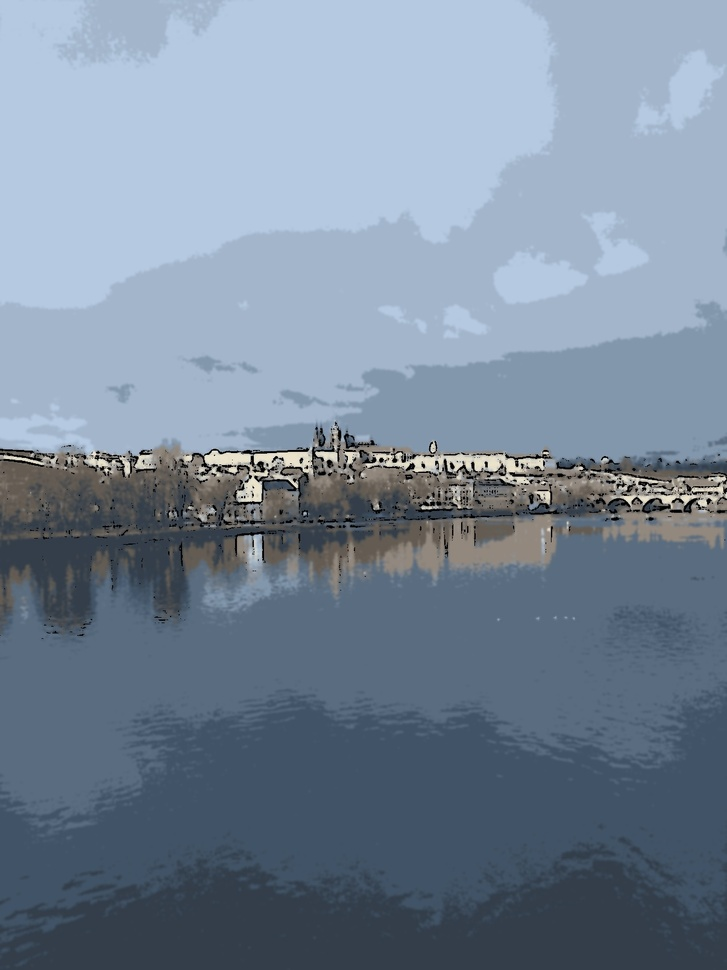
#> input picture examples/prague-cartoon.jpg, 727 x 970 px, shrunk from 1206 x 1608 before the run
$ python -i lib.py   (imports and definitions only)
#> lines starting #> are read from the running program, lines starting #| are printed output that depends on the picture; after the words box and inside, x2 and y2 are one past the last pixel; in counts of white or black regions, pixels touching at a corner belong together
#> further down, picture is the input picture: shape (970, 727, 3); mean B, G, R 153.2, 135.3, 119.7
import cv2
import numpy as np

LINE_SIZE = 7
BLUR_VALUE = 7
COLORS = 9
FILTER_DIAMETER = 7
SIGMA_COLOR = 200
SIGMA_SPACE = 200


def edge_mask(img: np.ndarray, line_size: int, blur_value: int) -> np.ndarray:
#> called with line_size = 7, blur_value = 7
    gray = cv2.cvtColor(img, cv2.COLOR_BGR2GRAY)
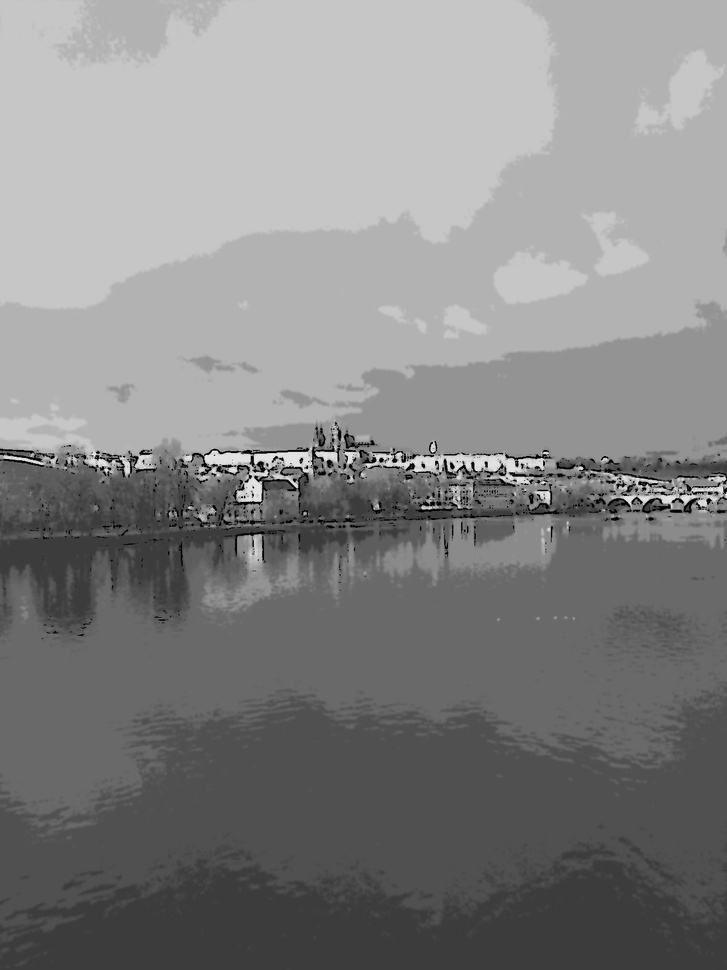
#> gray: shape (970, 727); min 0, max 248, mean 132.7
    gray_blur = cv2.medianBlur(gray, blur_value)
    return cv2.adaptiveThreshold(
        gray_blur,
        255,
        cv2.ADAPTIVE_THRESH_MEAN_C,
        cv2.THRESH_BINARY,
        line_size,
        blur_value,
    )
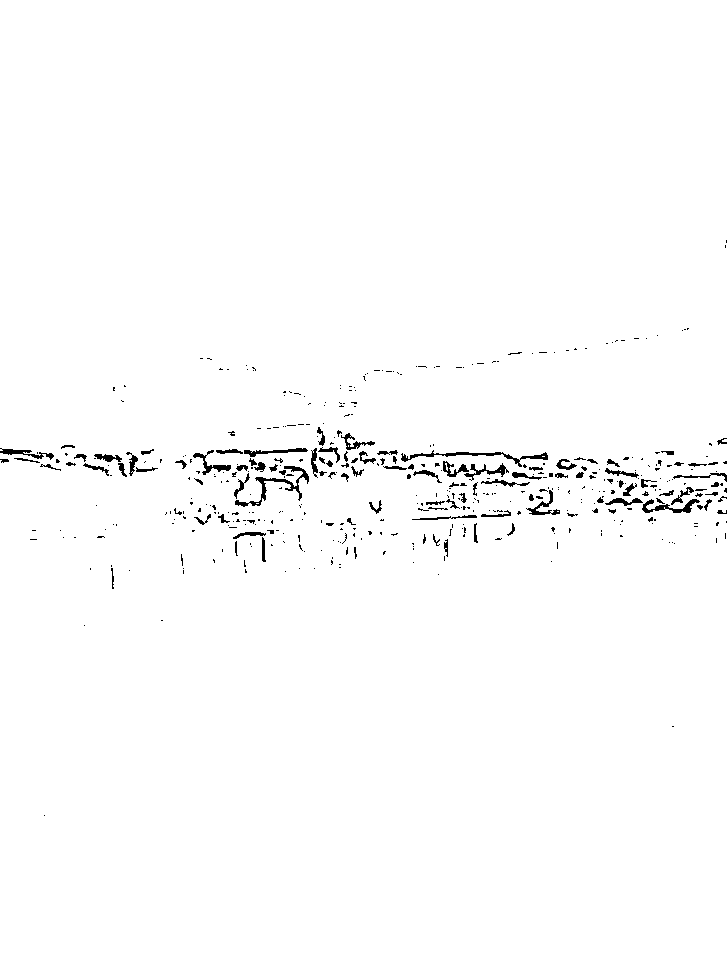
#> returned value: shape (970, 727); 98.7% white; black in thin lines or dots, all inside (x1, y1, x2, y2) = (0, 240, 727, 816)


def color_quantization(img: np.ndarray, colors: int) -> np.ndarray:
    # Transform the image
#> called with colors = 9
    data = np.float32(img).reshape((-1, 3))

    # Determine criteria
    criteria = (cv2.TERM_CRITERIA_EPS + cv2.TERM_CRITERIA_MAX_ITER, 20, 0.001)

    # Implementing K-Means
    ret, label, center = cv2.kmeans(
        data, colors, None, criteria, 10, cv2.KMEANS_RANDOM_CENTERS
    )
#> ret = 51915835.9; center = [[102.4, 83.21, 65.72], [126.6, 131.9, 136.6], [14.18, 13.84, 14.14], [87.61, 92.11, 96], [203.1, 180.8, 163.6], [74.74, 63.61, 53.99], [223.5, 200.9, 181.8], [171.2, 151.3, 131.5], [126.9, 107.4, 89.73]]
    center = np.uint8(center)
#> center = [[102, 83, 65], [126, 131, 136], [14, 13, 14], [87, 92, 95], [203, 180, 163], [74, 63, 53], [223, 200, 181], [171, 151, 131], [126, 107, 89]]
    return center[label.flatten()].reshape(img.shape)
#> returned value: shape (970, 727, 3)


def convert(
    img: np.ndarray,
    line_size: int = LINE_SIZE,
    blur_value: int = BLUR_VALUE,
    colors: int = COLORS,
    filter_diameter: int = FILTER_DIAMETER,
    sigma_color: int = SIGMA_COLOR,
    sigma_space: int = SIGMA_SPACE,
) -> np.ndarray:
    """Converts an image to cartoon styled image"""
    # Create edge mask
    edges = edge_mask(img, line_size, blur_value)

    # Reduce the color palette
    img = color_quantization(img, colors)

    # Apply bilateral filter
    blurred = cv2.bilateralFilter(
        img,
        d=filter_diameter,
        sigmaColor=sigma_color,
        sigmaSpace=sigma_space,
    )

    # Combine edge mask with the colored image
    return cv2.bitwise_and(blurred, blurred, mask=edges)
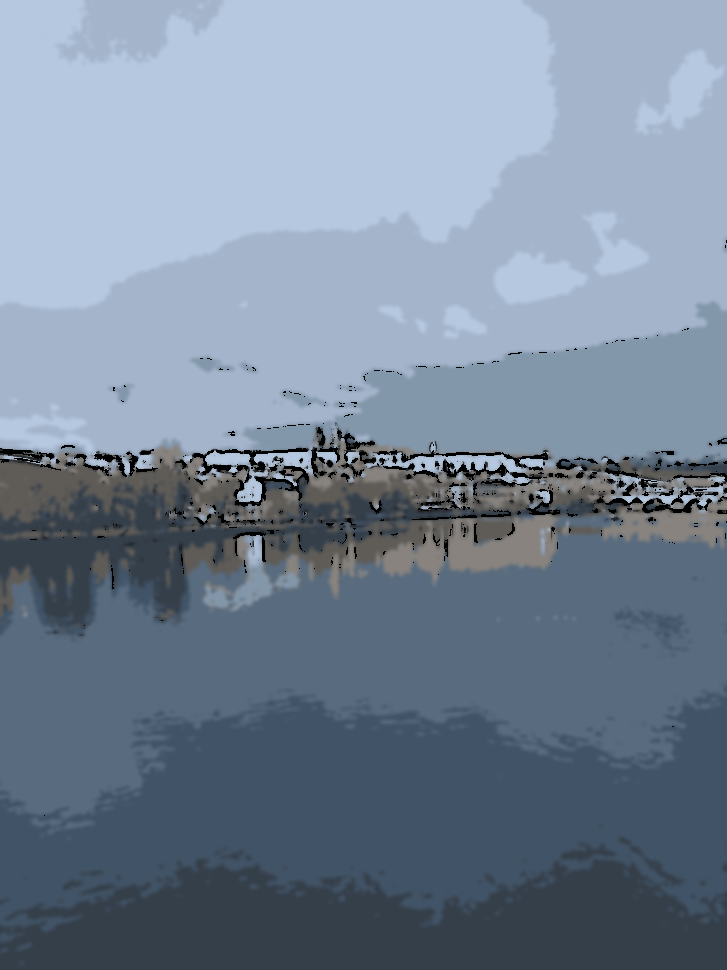
#> returned value: shape (970, 727, 3); mean of channels 0, 1, 2 151.7, 133.6, 118; drawn as B, G, R

>>> import cv2
>>> picture = cv2.imread('../examples/prague-cartoon.jpg')
>>> result = convert(picture)

$ run again, on examples/prague.jpg
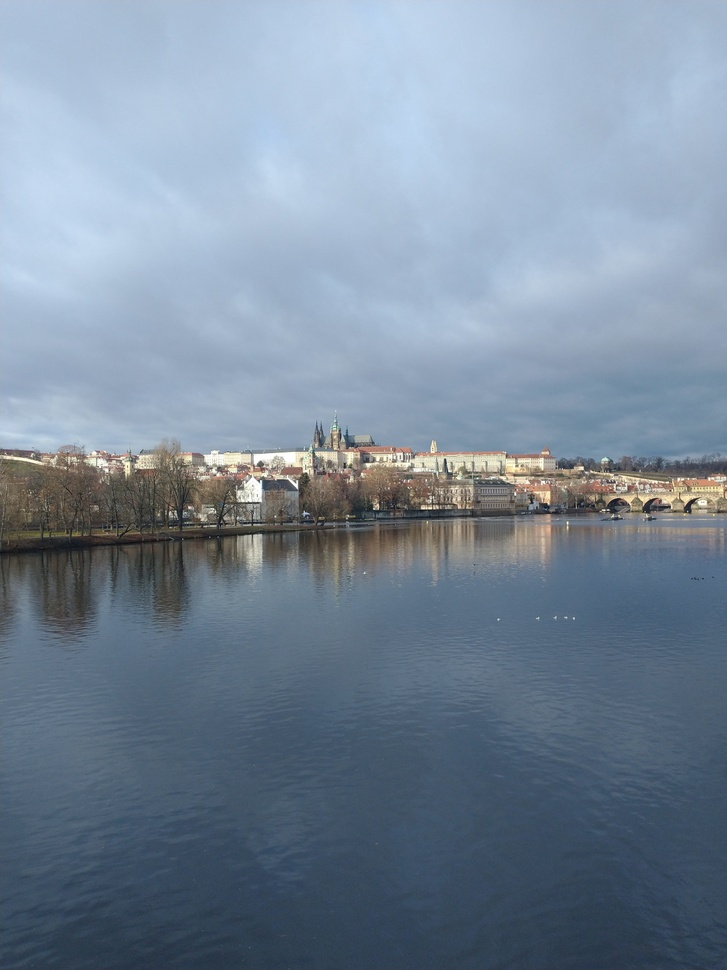
#> input picture examples/prague.jpg, 727 x 970 px, shrunk from 1206 x 1608 before the run
#> picture is the input picture: shape (970, 727, 3); mean B, G, R 154.6, 137.2, 121.1
#> in edge_mask, `return cv2.adaptiveThreshold( gray_blur, 255, cv2.ADAPTIVE_THRESH_MEAN..`:
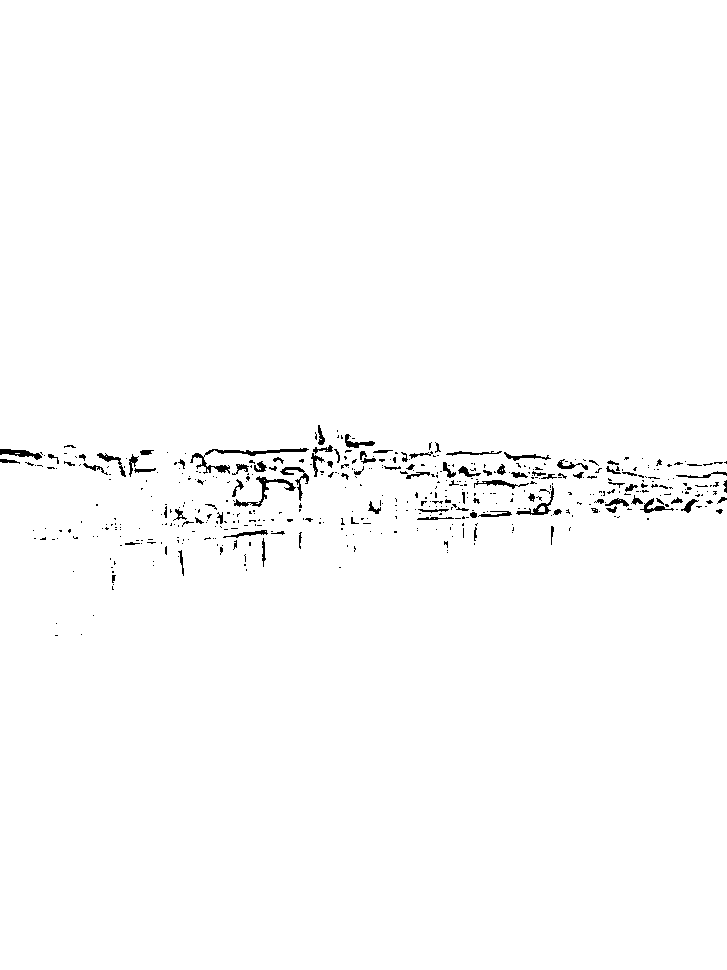
#> returned value: shape (970, 727); 98.8% white; black in thin lines or dots, all inside (x1, y1, x2, y2) = (0, 425, 727, 636)
#> in color_quantization, `ret, label, center = cv2.kmeans( data, colors, None, criteria, 10, cv2..`: ret = 171803543.2; center = [[226.2, 202.8, 181.7], [204.5, 182.4, 163.6], [174.3, 153.7, 133.9], [83.19, 91.95, 99.19], [197.2, 219, 227.5], [108.2, 88.72, 70.26], [129.8, 111.6, 93.37], [79.71, 65.98, 53.21], [126.9, 136.7, 146.9]]
#> in color_quantization, `center = np.uint8(center)`: center = [[226, 202, 181], [204, 182, 163], [174, 153, 133], [83, 91, 99], [197, 218, 227], [108, 88, 70], [129, 111, 93], [79, 65, 53], [126, 136, 146]]
#> in convert, `return cv2.bitwise_and(blurred, blurred, mask=edges)`:
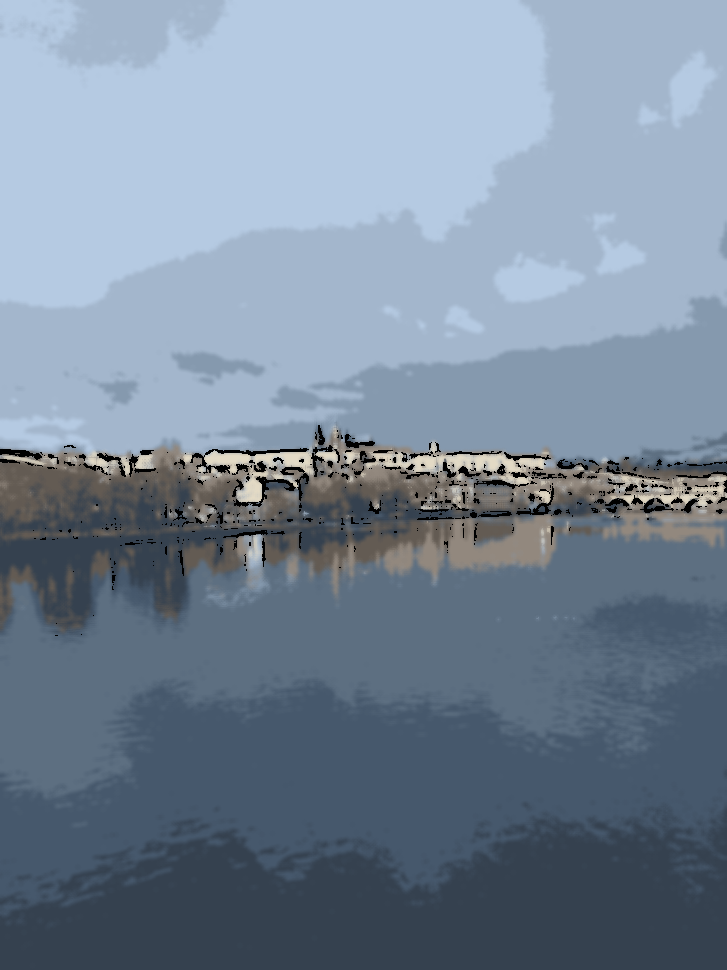
#> returned value: shape (970, 727, 3); mean of channels 0, 1, 2 152.8, 135.2, 119.3; drawn as B, G, R
